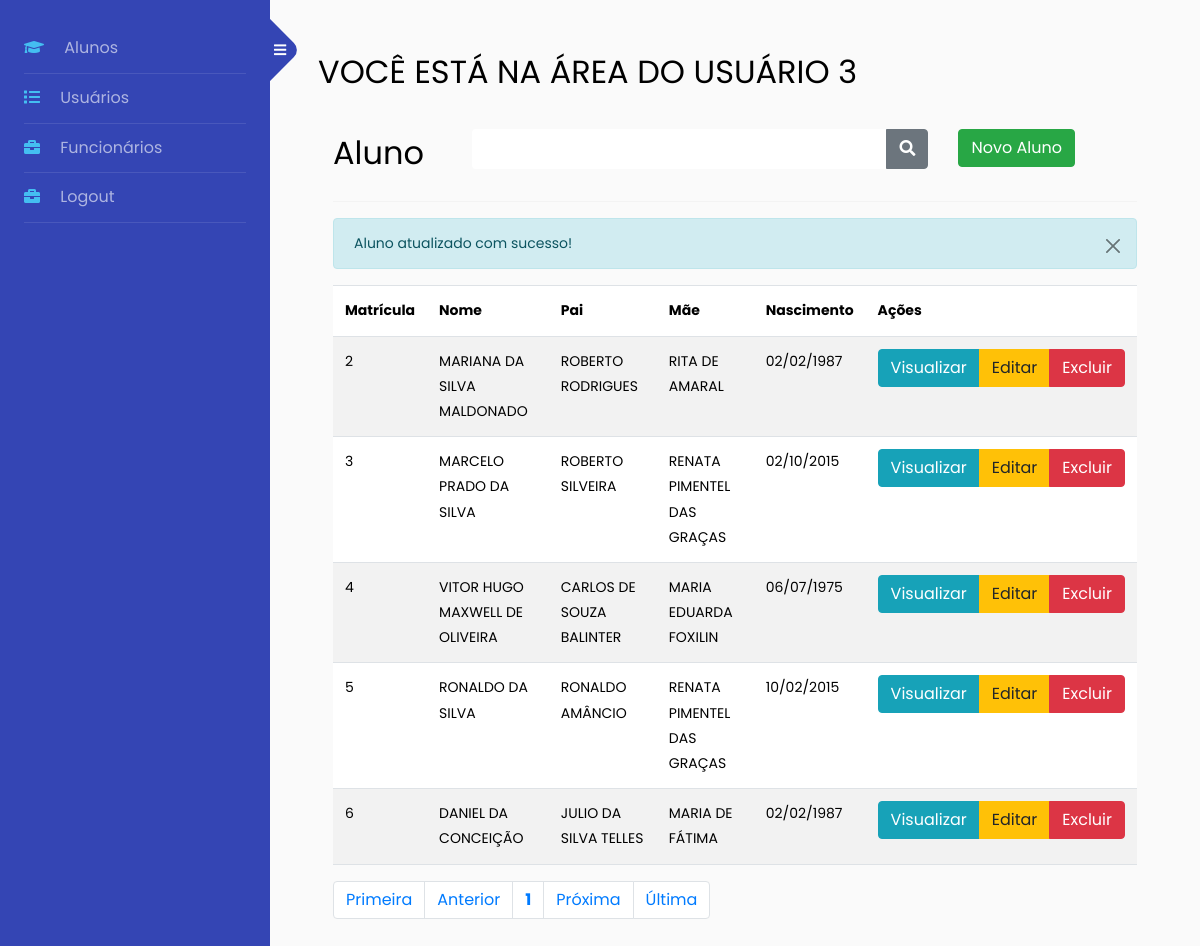
/base/sidebar3.php?page=lista_alu&msg=2 (signed in), run on the app's committed database.
### tables this page shows
CREATE TABLE IF NOT EXISTS `aluno` (
  `matricula` int(11) NOT NULL AUTO_INCREMENT,
  `nome_aluno` varchar(50) DEFAULT NULL,
  `nome_pai` varchar(50) DEFAULT NULL,
  `nome_mae` varchar(50) DEFAULT NULL,
  `dt_nasc` date DEFAULT NULL,
  `sexo_aluno` char(1) DEFAULT NULL,
  `rg_aluno` int(11) DEFAULT NULL,
  `cpf_aluno` varchar(11) DEFAULT NULL,
  PRIMARY KEY (`matricula`)
);

### sis/alunos/lista_alu.php (the view, shortened to what this page needs)
<?php
include ('conexao.php');
?>
<div id="main" class="container-fluid">
<br>
    <div id="top" class="row">
        <div class="col-md-2">
            <h2>Aluno</h2>
        </div>
        <div class="col-md-7">
            <div class="input-group h2">
                <input name="data[search]" class="form-control" id="search" type="text" placeholder="Digite sua pesquisa aqui...">
                <button class="btn btn-secondary" type="submit">
                    <i class="fa fa-search"></i>
                </button>
            </div>
        </div>
        <div class="col-md-3">
            <a href="?page=fadd_alu" class="btn btn-success">Novo Aluno</a>
        </div>
    </div>
    <hr/>
    <div id="msg"> <?php include "mensagens.php"; ?> </div>
    <div id="list" class="row">
        <div class="table-responsive col-md-12">
            <?php
            $quantidade = 5;
            $pagina = (isset($_GET['pagina'])) ? (int)$_GET['pagina'] : 1;
            $inicio = ($quantidade * $pagina) - $quantidade;
            $data_all = mysqli_query($con, "select * from aluno order by matricula asc limit $inicio, $quantidade;") or die(mysqli_error($con));
            echo "<table class='table table-striped' cellspacing='0' cellpading='0'>";
            echo "<thead><tr>";
            echo "<td><strong>Matrícula</strong></td>";
            echo "<td><strong>Nome</strong></td>";
            echo "<td><strong>Pai</strong></td>";
            echo "<td><strong>Mãe</strong></td>";
            echo "<td><strong>Nascimento</strong></td>";
            echo "<td class='actions'><strong>Ações</strong></td>";
            echo "</tr></thead><tbody>";
            while($info = mysqli_fetch_array($data_all)){
                echo "<tr>";
                echo "<td>".$info['matricula']."</td>";
                echo "<td>".$info['nome_aluno']."</td>";
                echo "<td>".$info['nome_pai']." </td>";
                echo "<td>".$info['nome_mae']."</td>";
                echo "<td>".date('d/m/Y',strtotime($info['dt_nasc']))."</td>";
                echo "<td><div class='btn-group btn-group-xs'>";
                echo "<a class='btn btn-info btn-xs' href=?page=view_alu&matricula=".$info['matricula']."> Visualizar </a>";
                echo "<a class='btn btn-warning btn-xs' href=?page=fedita_alu&matricula=".$info['matricula']."> Editar </a>";
                echo "<a href=?page=excluir_alu&matricula=".$info['matricula']." class='btn btn-danger btn-xs'> Excluir </a></td>";
            }
            echo "</tr></tbody></table>";
            ?>
        </div>
    </div>
    <div id="bottom" class="row">
        <div class="col-md-12">
            <?php
            $sqlTotal    = "select matricula from aluno;";
            $qrTotal     = mysqli_query($con, $sqlTotal) or die (mysqli_error($con));
            $numTotal    = mysqli_num_rows($qrTotal);
            $totalpagina = (ceil($numTotal/$quantidade)<=0) ? 1 : ceil($numTotal/$quantidade);
            $anterior = (($pagina-1) <= 0) ? 1 : $pagina - 1;
            $posterior = (($pagina+1) >= $totalpagina) ? $totalpagina : $pagina+1;
            echo "<ul class='pagination'>";
            echo "<li class='page-item'><a class='page-link' href='?page=lista_alu&pagina=1'> Primeira</a></li> ";
            echo "<li class='page-item'><a class='page-link' href=\"?page=lista_alu&pagina=$anterior\"> Anterior</a></li> ";
            echo "<li class='page-item'><a class='page-link' href='?page=lista_alu&pagina=".$pagina."'><strong>".$pagina."</strong></a></li> ";
            echo "<li class='page-item'><a class='page-link' href=\"?page=lista_alu&pagina=$posterior\"> Pr&oacute;xima</a></li> ";
            echo "<li class='page-item'><a class='page-link' href=\"?page=lista_alu&pagina=$totalpagina\"> &Uacute;ltima</a></li></ul>";
            ?>
        </div>
    </div>
</div>

### base/sidebar3.php (shortened to what this page needs)
<!doctype html>
<html lang="pt-br">
<head>
    <link href="https://cdn.jsdelivr.net/npm/bootstrap@5.3.3/dist/css/bootstrap.min.css" rel="stylesheet">
    <link rel="stylesheet" href="https://cdnjs.cloudflare.com/ajax/libs/font-awesome/5.15.3/css/all.min.css">
    <link rel="stylesheet" href="css/style.css">
</head>
<body>
    <div class="wrapper d-flex align-items-stretch">
        <nav id="sidebar">
            <div class="custom-menu">
                <button type="button" id="sidebarCollapse" class="btn btn-primary">
                    <i class="fa fa-bars"></i>
                </button>
            </div>
            <div class="p-4">
                <ul class="list-unstyled components mb-5">
                    <li>
                        <a href="?page=lista_alu"><span class="fas fa-graduation-cap mr-3"></span> Alunos</a>
                    </li>
                    <li>
                        <a href="?page=lista_usu"><span class="fas fa-list mr-3"></span> Usuários</a>
                    </li>
                    <li>
                        <a href="?page=lista_func"><span class="fas fa-briefcase mr-3"></span> Funcionários</a>
                    </li>
                    <li>
                        <a href="logout.php"><span class="fas fa-briefcase mr-3"></span>  Logout</a>
                    </li>
                </ul>
            </div>
        </nav>
        <div id="content" class="p-4 p-md-5 pt-5">
            <h2>VOCÊ ESTÁ NA ÁREA DO USUÁRIO 3</h2>
            <?php
                include "ch_pages.php";
            ?>
        </div>
    </div>
</body>
</html>

### base/ch_pages.php (shortened to what this page needs)
<?php
    if(isset($_GET['page'])){
        switch ($_GET['page']) {
            case 'lista_alu':
                include "../sis/alunos/lista_alu.php";
                break;
        }
    }
?>

### sis/alunos/mensagens.php (shortened to what this page needs)
<?php
if(isset($_GET['msg'])){
    $msg = $_GET['msg'];
    switch($msg){
        case 2:
            echo ' <div class="alert alert-info alert-dismissible fade show" role="alert">
                        Aluno atualizado com sucesso!
                        <button type="button" class="btn-close" data-bs-dismiss="alert" aria-label="Close"></button>
                    </div>';
            break;
    }
}
?>

### data on the page
aluno: matricula "2", nome_aluno "MARIANA DA SILVA MALDONADO", nome_pai "ROBERTO RODRIGUES", nome_mae "RITA DE AMARAL", dt_nasc "02/02/1987"
aluno: matricula "3", nome_aluno "MARCELO PRADO DA SILVA", nome_pai "ROBERTO SILVEIRA", nome_mae "RENATA PIMENTEL DAS GRAÇAS", dt_nasc "02/10/2015"
aluno: matricula "4", nome_aluno "VITOR HUGO MAXWELL DE OLIVEIRA", nome_pai "CARLOS DE SOUZA BALINTER", nome_mae "MARIA EDUARDA FOXILIN", dt_nasc "06/07/1975"
aluno: matricula "5", nome_aluno "RONALDO DA SILVA", nome_pai "RONALDO AMÂNCIO", nome_mae "RENATA PIMENTEL DAS GRAÇAS", dt_nasc "10/02/2015"
aluno: matricula "6", nome_aluno "DANIEL DA CONCEIÇÃO", nome_pai "JULIO DA SILVA TELLES", nome_mae "MARIA DE FÁTIMA", dt_nasc "02/02/1987"

### other printed values
$pagina "1"
